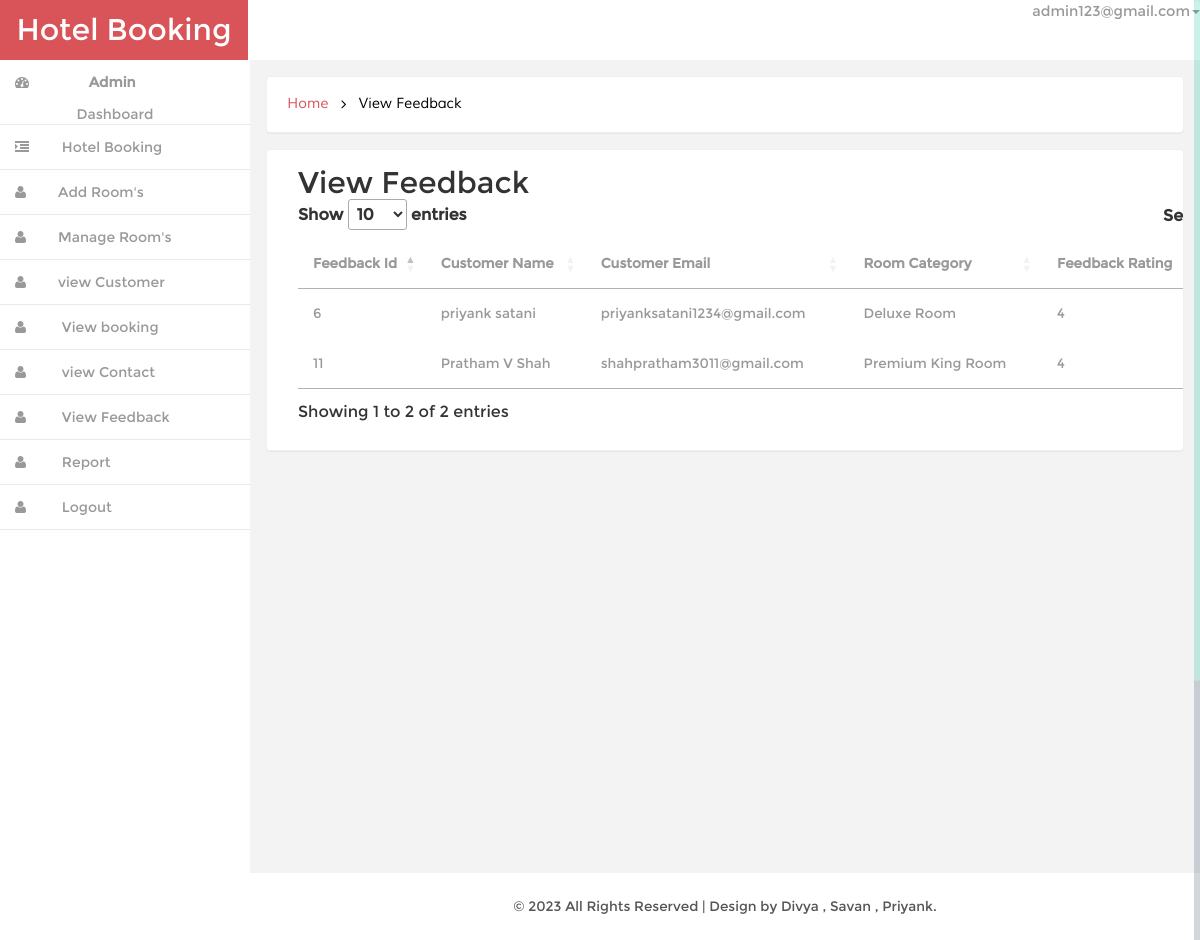
Screenshot of /admin/view_feedback (signed in) with the database file from the repository.
### tables this page shows
CREATE TABLE `feedback` (
  `feed_id` int(10) NOT NULL,
  `feed_rating` int(5) NOT NULL,
  `feed_review` varchar(255) NOT NULL,
  `cust_id` int(25) NOT NULL,
  `room_id` int(25) NOT NULL,
  `feedback_date` datetime NOT NULL DEFAULT current_timestamp()
);

CREATE TABLE `customer` (
  `cust_id` int(10) NOT NULL,
  `cust_name` varchar(50) NOT NULL,
  `cust_email` varchar(50) NOT NULL,
  `cust_mob` varchar(12) NOT NULL,
  `cust_add` varchar(255) NOT NULL,
  `cust_password` varchar(25) NOT NULL
);

CREATE TABLE `rooms` (
  `room_id` int(15) NOT NULL,
  `room_image` varchar(255) NOT NULL,
  `room_category` varchar(50) NOT NULL,
  `room_price` int(25) NOT NULL,
  `room_size` varchar(25) NOT NULL,
  `room_capacity` varchar(25) NOT NULL,
  `room_bed` varchar(25) NOT NULL,
  `room_services` varchar(255) NOT NULL,
  `room_details` text NOT NULL
);

### admin/model.php (called while the page is built, shortened)
<?php
class model
{
	public $conn = "";
	function __construct()
	{
		$this->conn = new mysqli('localhost', 'root', '', 'hbs');
	}
	function select_where_join1($tbl1, $tbl2, $on1, $tbl3, $on2)
	{
		$ins = "select * from $tbl1 join $tbl2 on $on1 join $tbl3 on $on2";
		$run = $this->conn->query($ins);
		while ($fetch = $run->fetch_object()) {
			$arr[] = $fetch;
		}
		if (!empty($arr)) {
			return $arr;
		} else {
			return $arr = array("Data not found");
		}
	}
}
?>

### admin/view_feedback.php (the view, shortened to what this page needs)
<?php
include_once('header.php');
?>
		     <div class="banner">
		    	<h2>
				<a href="dashboard">Home</a>
				<i class="fa fa-angle-right"></i>
				<span>View Feedback</span>
				</h2>
		    </div>
 	<div class="blank">
			<div class="blank-page" style="overflow:auto" >
				<div class="container mt-3">
				  <h2>View Feedback</h2>
            <div>
				  <table class="table">
					<thead>
					  <tr>
						<th>Feedback Id</th>
						<th>Customer Name</th>
						<th>Customer Email</th>
						<th>Room Category</th>
						<th>Feedback Rating</th>
					  </tr>
					</thead>
					<tbody>
					<?php
					foreach($manage_feedback_arr as $c)
					{
					?>
					  <tr>
						<td><?php echo $c ->feed_id ;?> </td>
						<td><?php echo $c ->cust_name ;?> </td>
						<td><?php echo $c ->cust_email;?> </td>
						<td><?php echo $c ->room_category;?> </td>
						<td><?php echo $c->feed_rating;?></td>
					  </tr>
				 <?php
					}
				  ?>
					</tbody>
				  </table>
				</div>
				</div >
	        </div>
	</div>
<?php
include_once('footer.php');
?>

### admin/css/style.css (style rules this page uses)
h4, h5, h6, h1, h2, h3 { margin: 0; }
html, body { font-family:'Montserrat-Regular'; font-size: 100%; background:#F3F3F4; overflow-x: hidden; }
body a { transition:0.5s all; -webkit-transition:0.5s all; -moz-transition:0.5s all; -o-transition:0.5s all; -ms-transition:0.5s all; }
.banner { background: #fff; display: block; margin: 0em 1em ; padding:1em; border: 1px solid #ebeff6; border-color: #ebeff6; border-radius: 4px; -webkit-border-radius: 4px; -o-border-radius: 4px; -moz-border-radius: 4px; -ms-border-radius: 4px; -webkit-box-shadow: 0 1px 1px rgba(0,0,0,.05); box-shadow: 0 1px 1px rgba(0,0,0,.05); }
.banner h2 { font-size:0.9em; }
.banner h2 a { color:#D95459; text-decoration:none; font-family: 'Muli-Regular'; padding:0.3em ; }
.banner h2 span { color:#000; font-family: 'Muli-Regular'; padding:0.3em ; }
.banner h2 i { color:#000; vertical-align:middle; padding:0.3em ; }
.blank { padding: 1em; min-height: 650px; }
.blank-page { padding: 1em; background: #fff; border: 1px solid #ebeff6; border-radius: 4px; -webkit-border-radius: 4px; -o-border-radius: 4px; -moz-border-radius: 4px; -ms-border-radius: 4px; -webkit-box-shadow: 0 1px 1px rgba(0,0,0,.05); box-shadow: 0 1px 1px rgba(0,0,0,.05); }
.table td, .table>tbody>tr>td, .table>tbody>tr>th, .table>tfoot>tr>td, .table>tfoot>tr>th, .table>thead>tr>td, .table>thead>tr>th { padding: 15px !important; font-size: 0.85em; color: #999; border-top: none !important; }
.table { margin-bottom: 0; }

### rows the page displays
feedback: feed_id "6", cust.cust_name "priyank satani", cust.cust_email "priyanksatani1234@gmail.com", room.room_category "Deluxe Room", feed_rating "4"
feedback: feed_id "11", cust.cust_name "Pratham V Shah", cust.cust_email "shahpratham3011@gmail.com", room.room_category "Premium King Room", feed_rating "4"
